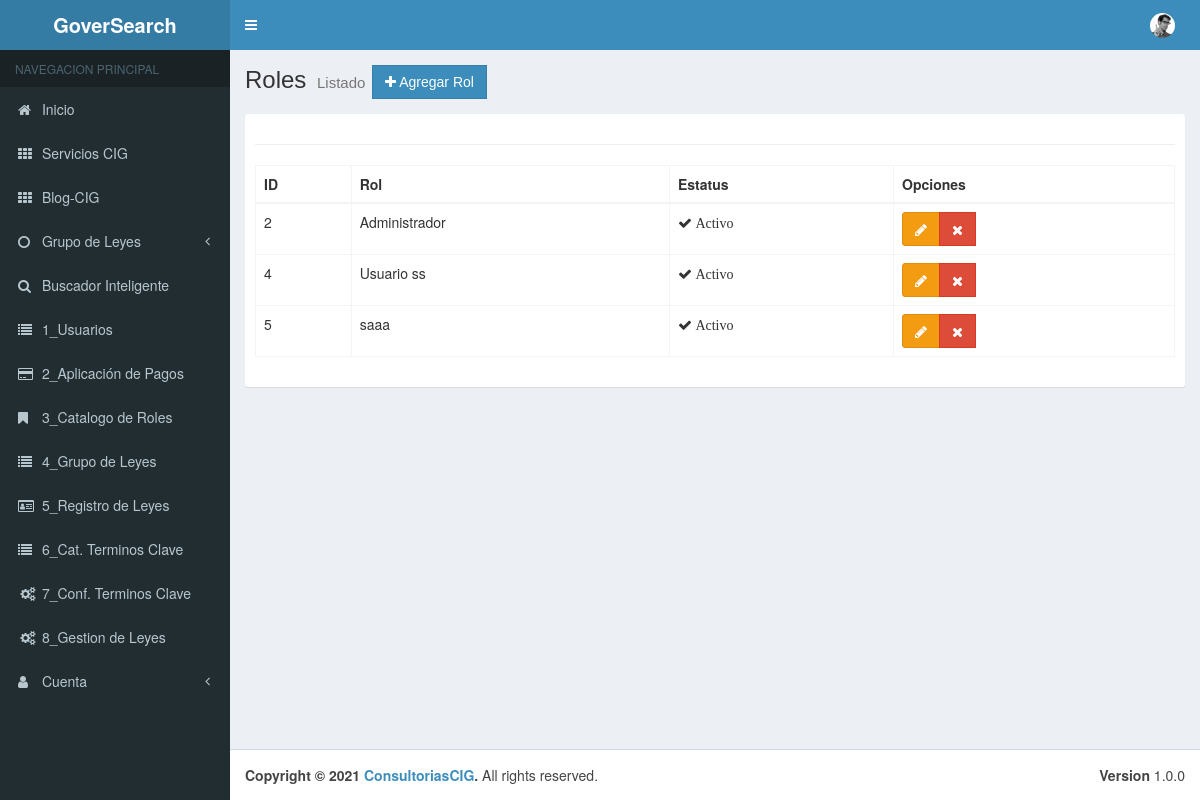
Before: /Menu/cRoles with the older database file.
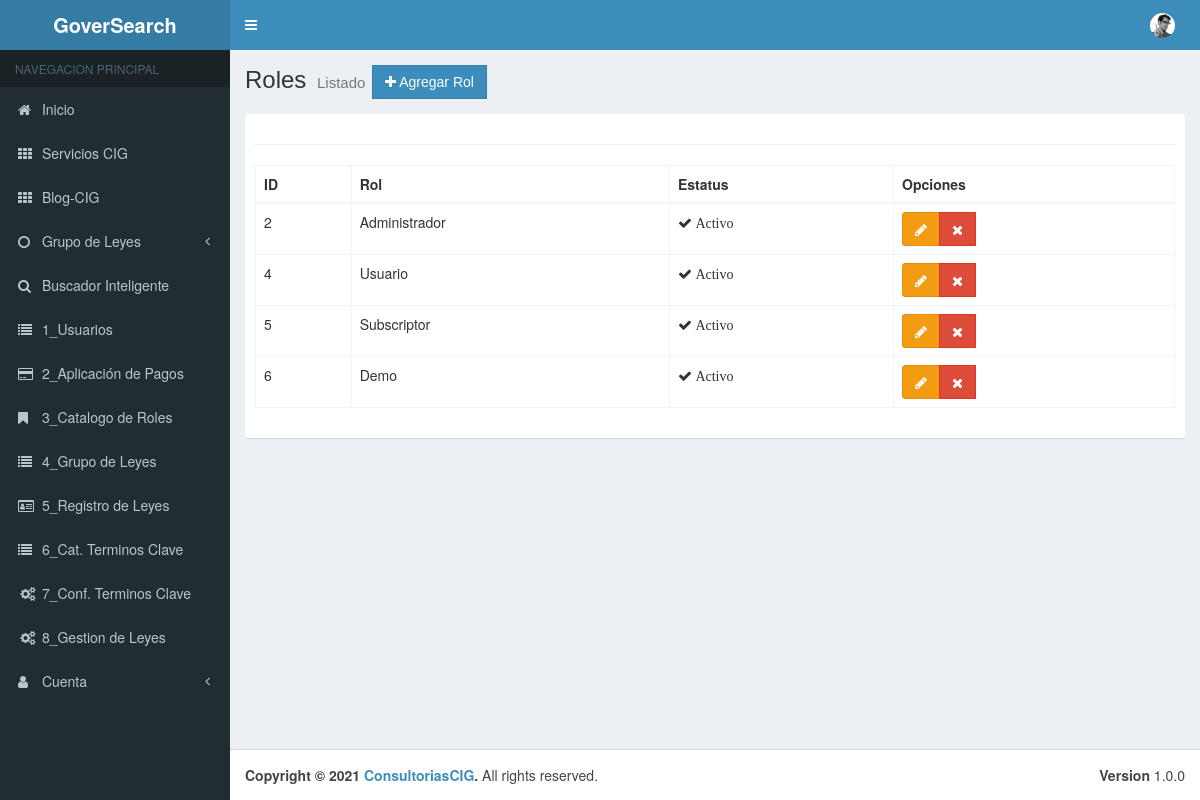
After: the same page with the newer database file.
### tables this page shows
CREATE TABLE `tbl_roles` (
  `pk_Rol` int(11) NOT NULL,
  `Nombre_Rol` varchar(50) NOT NULL,
  `Descripcion` varchar(50) DEFAULT NULL,
  `Estado` bit(1) NOT NULL
);

### application/controllers/Menu/cRoles.php (called while the page is built, shortened)
<?php
class cRoles extends CI_Controller {
	public function __construct(){
		$this->load->model("Roles_Model");
		$this->load->model("Grupo_Leyes_Model");
	}
	public function index()
	{
		$aside = array(
			'cGrupos' => $this->Grupo_Leyes_Model->getGrupo_Model()
		);
		$data = array(
			'roles' =>$this->Roles_Model->getRoles(),
	   );
		$this->load->view("layouts/header");
		$this->load->view("layouts/aside", $aside);
		$this->load->view("admin/Menu/vRoles/list", $data);
		$this->load->view("layouts/footer");
	}
}

### index.php (called while the page is built, shortened)
<?php
require_once BASEPATH.'core/CodeIgniter.php';

### application/models/Roles_Model.php (called while the page is built, shortened)
<?php
class Roles_Model extends CI_Model {
    public function getRoles(){
        $resultados = $this->db->get("TBL_Roles");
        return $resultados->result();
    }
}

### application/views/admin/Menu/vRoles/list.php (the view, shortened to what this page needs)
<div class="content-wrapper">
    <section class="content-header">
        <h1>
        Roles
        <small>Listado</small>
        <a href="<?php echo base_url();?>Menu/cRoles/add" class="btn btn-primary btn-flat"><span class="fa fa-plus"></span> Agregar Rol</a>
        </h1>
    </section>
    <section class="content">
        <div class="box box-solid">
            <div class="box-body">
                <hr>
                    <div class="row">
                        <div class="col-md-12">
                            <table id="example1" class="table table-bordered table-hover">
                                <thead>
                                <tr>
                                    <th>ID</th>
                                    <th>Rol</th>
                                    <th>Estatus</th>
                                    <th>Opciones</th>
                                    </tr>
                                </thead>
                                <tbody>
                                    <?php if(!empty($roles)):?>
                                        <?php foreach($roles as $rol):?>
                                            <tr>
                                                <td><?php echo $rol->pk_Rol;?></td>
                                                <td><?php echo $rol->Nombre_Rol;?></td>
                                                <td>
                                                <?php if($rol->Estado == 0): ?>
                                                    <span class="fa fa-times"> Inactivo</span>
                                                <?php else:?>
                                                    <span class="fa fa-check"> Activo</span>
                                                <?php endif;?>
                                            </td>
                                                <td>
                                                    <div class="btn-group">
                                                        <a href="<?php echo base_url()?>Menu/cRoles/edit/<?php echo $rol->pk_Rol;?>" class="btn btn-warning"><span class="fa fa-pencil"></span></a>
                                                        <a href="<?php echo base_url();?>Menu/cRoles/delete/<?php echo $rol->pk_Rol;?>" class="btn btn-danger btn-flat"><span class="fa fa-remove"></span></a>
                                                    </div>
                                                </td>
                                            </tr>
                                        <?php endforeach;?>
                                    <?php endif;?>
                                </tbody>
                            </table>
                        </div>
                    </div>
            </div>
        </div>
    </section>
</div>

Changed rows visible on the page:
changed tbl_roles id 4: Nombre_Rol "Usuario ss" → "Usuario"
changed tbl_roles id 5: Nombre_Rol "saaa" → "Subscriptor"
added tbl_roles: pk_Rol "6", Nombre_Rol "Demo", Estado "Activo"
